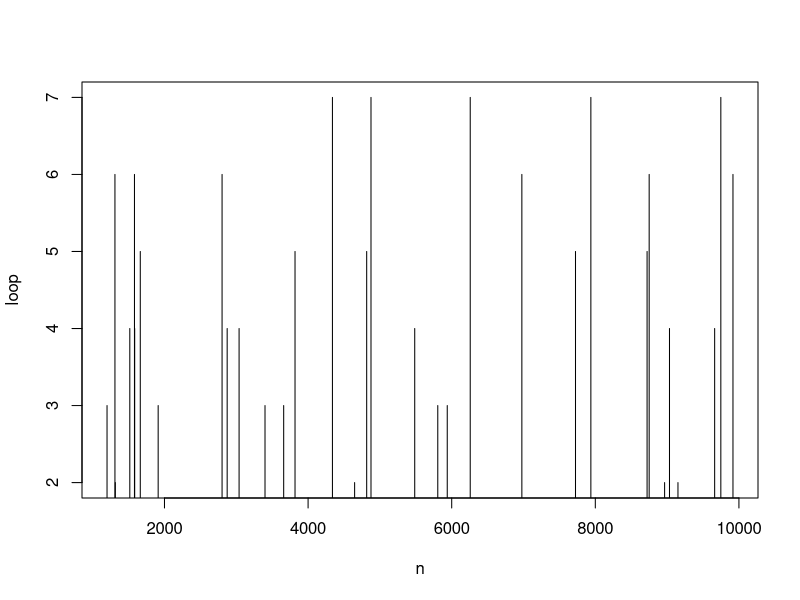
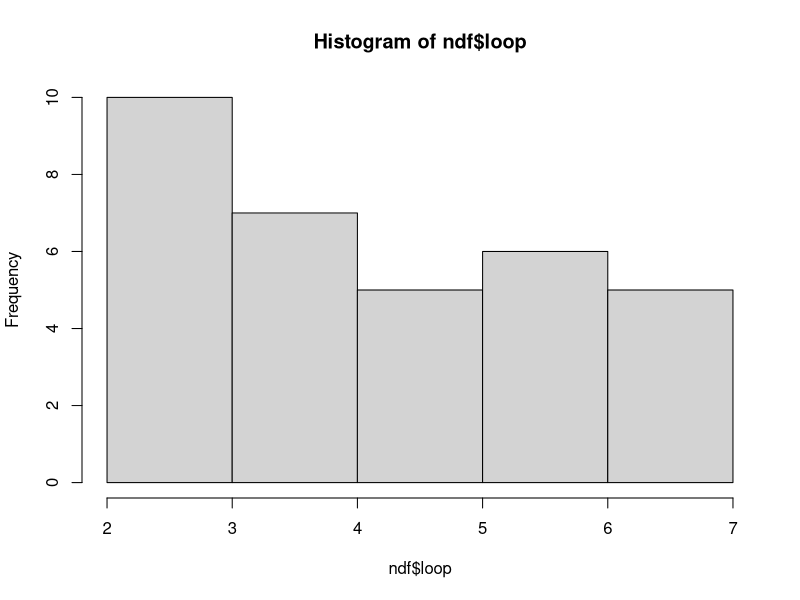

Generate these figures, in order, with R:
# 16336.kapreka magic number

d<-1235
d0<-d
#######
dev<-function(d){
  d1<-as.character(d)
  
  
d2<-unlist(strsplit(d1,""))
d21<-d2
if(length(unique(d2))<3)
  return(NA)
#print(d2)
d2<-as.double(d2)
d3<-sort(d2,decreasing = T)
d3<-paste(d3,collapse="")
d3<-as.double(d3)
d5<-sort(d21,decreasing = F)
d5<-paste(d5,collapse="")
d5<-as.double(d5)
d4<-d3-d5
#print(d4)
return(d4)
}
d2<-dev(d)

# only showing a sample of 40 4-digit numbers

ndf<-data.frame(n=sample(1000:9999,40),loop=NA)
for (l in 1:length(ndf$n)){

  d<-ndf$n[l]
  d0<-l
  d1<-as.character(d)
  out<-F
  
  d2<-unlist(strsplit(d1,""))
  if(length(unique(d2))<3){
    cat("keine triples...\n")
    out<-T
    next
  }
for (k in 0:10){
  cat("loop:",k,", number:",d,"\n")
  dx<-d
  d<-dev(d)
  if(is.na(d))
    break
  if(dx==d&!is.na(d)){
    cat("--- looping finished at:",k,"---\n")
        ndf$loop[l]<-k

    break
  }
}
}
ndf<-ndf[!is.na(ndf$l),]
cat("--- medium magic at:",median(ndf$loop),"loops \n")
plot(ndf,type="h")
hist(ndf$loop)
